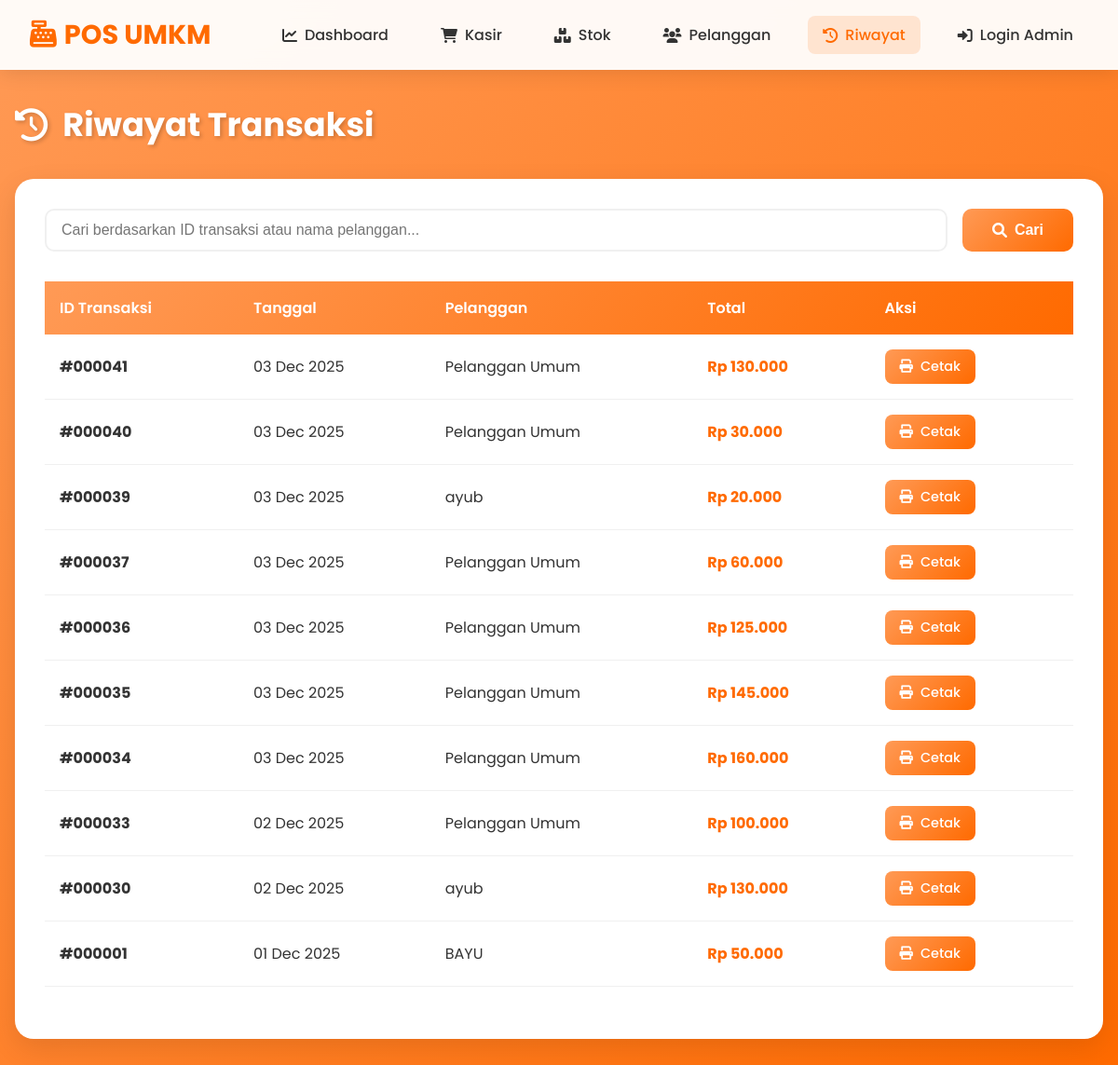
/riwayat.php, run on the app's committed database.
### tables this page shows
CREATE TABLE `penjualan` (
  `penjualan_id` int(11) NOT NULL,
  `tanggal_penjualan` date NOT NULL,
  `total_harga` decimal(10,2) NOT NULL,
  `jumlah_bayar` decimal(10,2) DEFAULT NULL,
  `pelanggan_id` int(11) DEFAULT NULL
);

### config.php (called while the page is built, shortened)
<?php
function isAdmin() {
    return isset($_SESSION['admin_logged_in']) && $_SESSION['admin_logged_in'] === true;
}
?>

### riwayat.php (the view, shortened to what this page needs)
<?php
require_once 'config.php';
$search = isset($_GET['search']) ? sanitize($_GET['search']) : '';
$page = isset($_GET['page']) ? max(1, intval($_GET['page'])) : 1;
$limit = 10;
$offset = ($page - 1) * $limit;
$where = "";
$query = "SELECT p.*,
          COALESCE(pel.nama_pelanggan, 'Pelanggan Umum') as nama_pelanggan
          FROM penjualan p
          LEFT JOIN pelanggan pel ON p.pelanggan_id = pel.pelanggan_id
          $where
          ORDER BY p.penjualan_id DESC
          LIMIT $limit OFFSET $offset";
$result = mysqli_query($conn, $query);
?>
<!DOCTYPE html>
<html lang="id">
<head>
    <link href="https://cdnjs.cloudflare.com/ajax/libs/font-awesome/6.0.0/css/all.min.css" rel="stylesheet">
</head>
<body>
    <nav class="navbar">
        <div class="navbar-brand">
            <i class="fas fa-cash-register"></i> POS UMKM
        </div>
        <ul class="navbar-menu" id="navbarMenu">
            <li><a href="dashboard.php"><i class="fas fa-chart-line"></i> Dashboard</a></li>
            <li><a href="index.php"><i class="fas fa-shopping-cart"></i> Kasir</a></li>
            <li><a href="stok.php"><i class="fas fa-boxes"></i> Stok</a></li>
            <li><a href="pelanggan.php"><i class="fas fa-users"></i> Pelanggan</a></li>
            <li><a href="riwayat.php" class="active"><i class="fas fa-history"></i> Riwayat</a></li>
            <?php if (isAdmin()): ?>
                <li><a href="logout.php"><i class="fas fa-sign-out-alt"></i> Logout</a><span class="admin-badge">Admin</span></li>
            <?php else: ?>
                <li><a href="login.php"><i class="fas fa-sign-in-alt"></i> Login Admin</a></li>
            <?php endif; ?>
        </ul>
    </nav>
    <div class="container">
        <h1 class="page-title"><i class="fas fa-history"></i> Riwayat Transaksi</h1>
        <div class="card">
            <form method="GET" class="search-bar">
                <input type="text" name="search" class="search-input" placeholder="Cari berdasarkan ID transaksi atau nama pelanggan..." value="<?php echo htmlspecialchars($search); ?>">
                <button type="submit" class="search-btn">
                    <i class="fas fa-search"></i> Cari
                </button>
            </form>
            <div class="table-container">
                <table class="table">
                    <thead>
                        <tr>
                            <th>ID Transaksi</th>
                            <th>Tanggal</th>
                            <th>Pelanggan</th>
                            <th>Total</th>
                            <th>Aksi</th>
                        </tr>
                    </thead>
                    <tbody>
                        <?php if (mysqli_num_rows($result) > 0): ?>
                            <?php while ($row = mysqli_fetch_assoc($result)): ?>
                                <tr>
                                    <td><strong>#<?php echo str_pad($row['penjualan_id'], 6, '0', STR_PAD_LEFT); ?></strong></td>
                                    <td><?php echo date('d M Y', strtotime($row['tanggal_penjualan'])); ?></td>
                                    <td><?php echo htmlspecialchars($row['nama_pelanggan']); ?></td>
                                    <td><strong style="color: #ff6a00;">Rp <?php echo number_format($row['total_harga'], 0, ',', '.'); ?></strong></td>
                                    <td>
                                        <a href="cetak_nota.php?id=<?php echo $row['penjualan_id']; ?>" target="_blank" class="btn-action btn-print">
                                            <i class="fas fa-print"></i> Cetak
                                        </a>
                                    </td>
                                </tr>
                            <?php endwhile; ?>
                        <?php endif; ?>
                    </tbody>
                </table>
            </div>
        </div>
    </div>
</body>
</html>

### riwayat.php (style rules this page uses)
* { margin: 0; padding: 0; box-sizing: border-box; }
body { font-family: 'Poppins', sans-serif; background: linear-gradient(135deg, #ff9a56 0%, #ff6a00 100%); min-height: 100vh; color: #333; }
.navbar { background: rgba(255, 255, 255, 0.95); backdrop-filter: blur(10px); padding: 1rem 2rem; box-shadow: 0 4px 20px rgba(0,0,0,0.1); display: flex; justify-content: space-between; align-items: center; position: sticky; top: 0; z-index: 100; }
.navbar-brand { font-size: 1.8rem; font-weight: 700; color: #ff6a00; display: flex; align-items: center; gap: 0.5rem; }
.navbar-menu { display: flex; gap: 1.5rem; list-style: none; }
.navbar-menu a { text-decoration: none; color: #333; font-weight: 500; padding: 0.5rem 1rem; border-radius: 8px; transition: all 0.3s ease; display: flex; align-items: center; gap: 0.5rem; }
.navbar-menu a.active { background: rgba(255, 106, 0, 0.15); color: #ff6a00; }
.container { max-width: 1400px; margin: 2rem auto; padding: 0 1rem; }
.page-title { color: white; font-size: 2.2rem; font-weight: 700; margin-bottom: 2rem; text-shadow: 2px 2px 4px rgba(0,0,0,0.2); display: flex; align-items: center; gap: 1rem; }
.card { background: white; border-radius: 20px; padding: 2rem; box-shadow: 0 10px 30px rgba(0,0,0,0.1); transition: all 0.3s ease; }
.search-bar { display: flex; gap: 1rem; margin-bottom: 2rem; }
.search-input { flex: 1; padding: 0.75rem 1rem; border: 2px solid #f0f0f0; border-radius: 10px; font-size: 1rem; transition: border-color 0.3s ease; }
.search-btn { padding: 0.75rem 2rem; background: linear-gradient(135deg, #ff9a56 0%, #ff6a00 100%); color: white; border: none; border-radius: 10px; font-size: 1rem; font-weight: 600; cursor: pointer; transition: all 0.3s ease; display: flex; align-items: center; gap: 0.5rem; }
.table-container { overflow-x: auto; margin-bottom: 1.5rem; }
.table { width: 100%; border-collapse: collapse; }
.table thead { background: linear-gradient(135deg, #ff9a56 0%, #ff6a00 100%); color: white; }
.table th { padding: 1rem; text-align: left; font-weight: 600; }
.table td { padding: 1rem; border-bottom: 1px solid #f0f0f0; }
.table tbody tr { transition: all 0.3s ease; }
.btn-action { padding: 0.5rem 1rem; border: none; border-radius: 8px; cursor: pointer; text-decoration: none; display: inline-flex; align-items: center; gap: 0.5rem; font-size: 0.9rem; font-weight: 500; transition: all 0.3s ease; margin-right: 0.5rem; }
.btn-print { background: linear-gradient(135deg, #ff9a56 0%, #ff6a00 100%); color: white; }

### data on the page
penjualan: penjualan_id "000041", tanggal_penjualan "03 Dec 2025", nama_pelanggan "Pelanggan Umum", total_harga "130.000"
penjualan: penjualan_id "000040", tanggal_penjualan "03 Dec 2025", nama_pelanggan "Pelanggan Umum", total_harga "30.000"
penjualan: penjualan_id "000039", tanggal_penjualan "03 Dec 2025", nama_pelanggan "ayub", total_harga "20.000"
penjualan: penjualan_id "000037", tanggal_penjualan "03 Dec 2025", nama_pelanggan "Pelanggan Umum", total_harga "60.000"
penjualan: penjualan_id "000036", tanggal_penjualan "03 Dec 2025", nama_pelanggan "Pelanggan Umum", total_harga "125.000"
penjualan: penjualan_id "000035", tanggal_penjualan "03 Dec 2025", nama_pelanggan "Pelanggan Umum", total_harga "145.000"
penjualan: penjualan_id "000034", tanggal_penjualan "03 Dec 2025", nama_pelanggan "Pelanggan Umum", total_harga "160.000"
penjualan: penjualan_id "000033", tanggal_penjualan "02 Dec 2025", nama_pelanggan "Pelanggan Umum", total_harga "100.000"
penjualan: penjualan_id "000030", tanggal_penjualan "02 Dec 2025", nama_pelanggan "ayub", total_harga "130.000"
penjualan: penjualan_id "000001", tanggal_penjualan "01 Dec 2025", nama_pelanggan "BAYU", total_harga "50.000"
